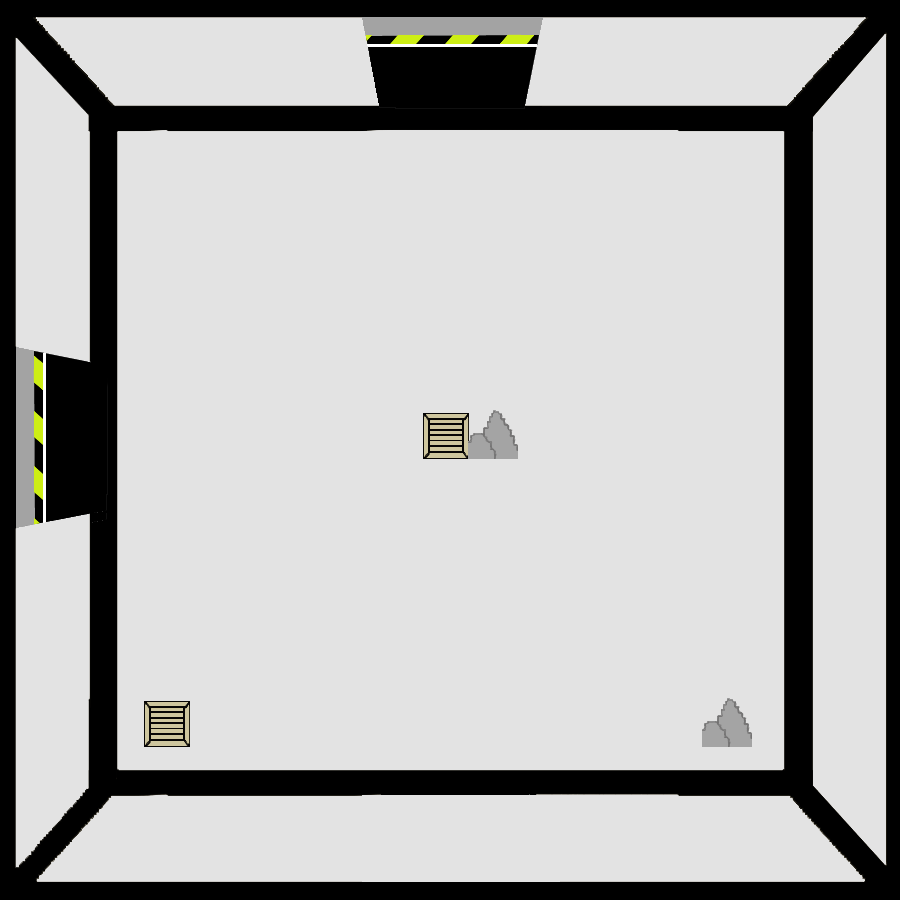

Tiled map render using the project's own tile images. Description and the map definition, with tile-layer contents summarised, below:
An orthogonal 100x100 tile map with 9x9 px tiles, 2 tile layers (SALA, OBJETOS), 3 tilesets.

<map version="1.2" tiledversion="1.3.3" orientation="orthogonal" renderorder="right-down" width="100" height="100" tilewidth="9" tileheight="9" infinite="0" nextlayerid="3" nextobjectid="1">
 <tileset firstgid="1" source="LAB12.tsx" />
 <tileset firstgid="10001" source="CAJA.tsx" />
 <tileset firstgid="10026" source="ROCAS.tsx" />
 <layer id="1" name="SALA" width="100" height="100">
  <data>[10000 cells, 10000 non-empty, 10000 distinct tile ids]</data>
 </layer>
 <layer id="2" name="OBJETOS" width="100" height="100">
  <data>[10000 cells, 721 non-empty, 695 distinct tile ids]</data>
 </layer>
</map>
